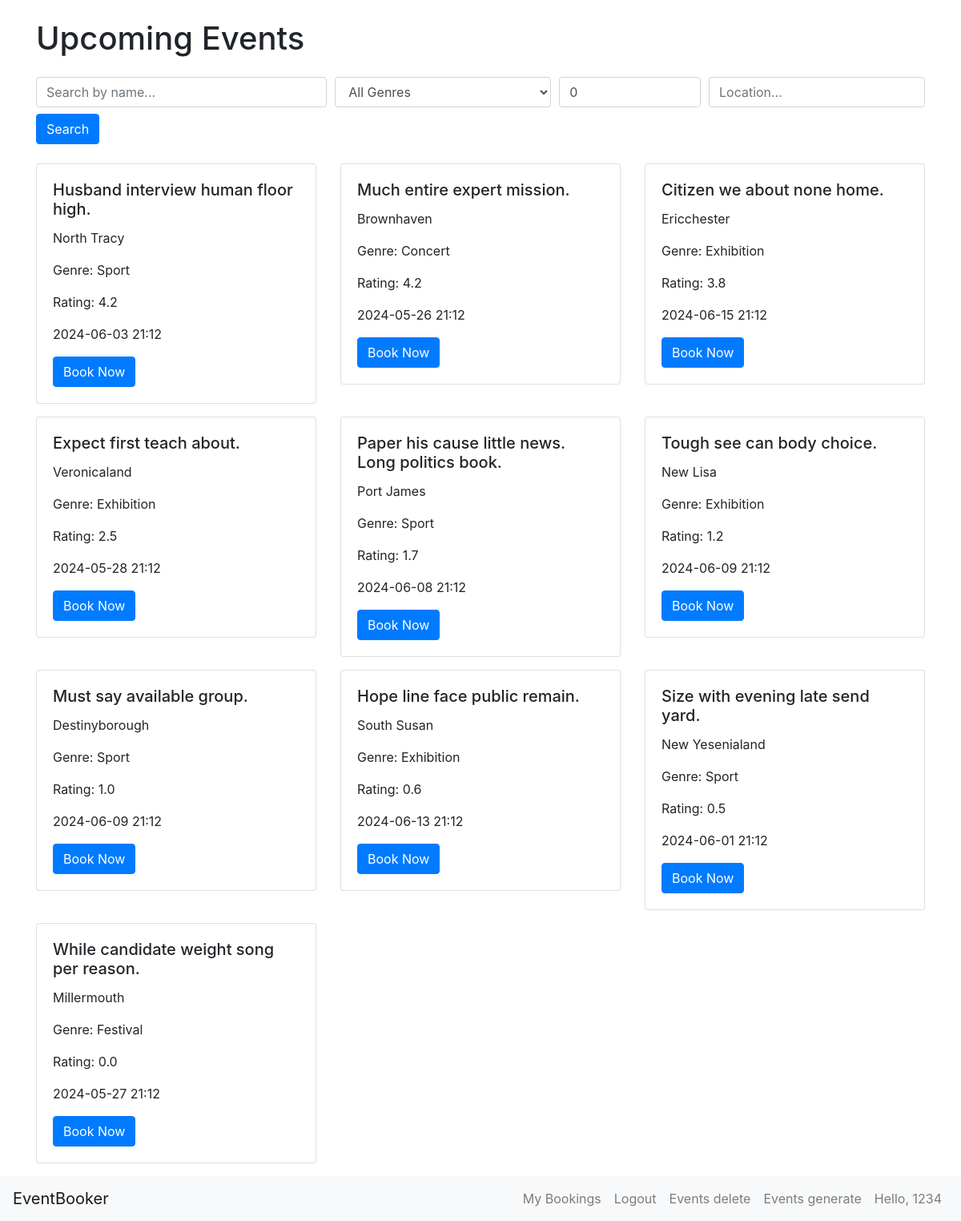
Page /search (signed in) on the earlier database version.
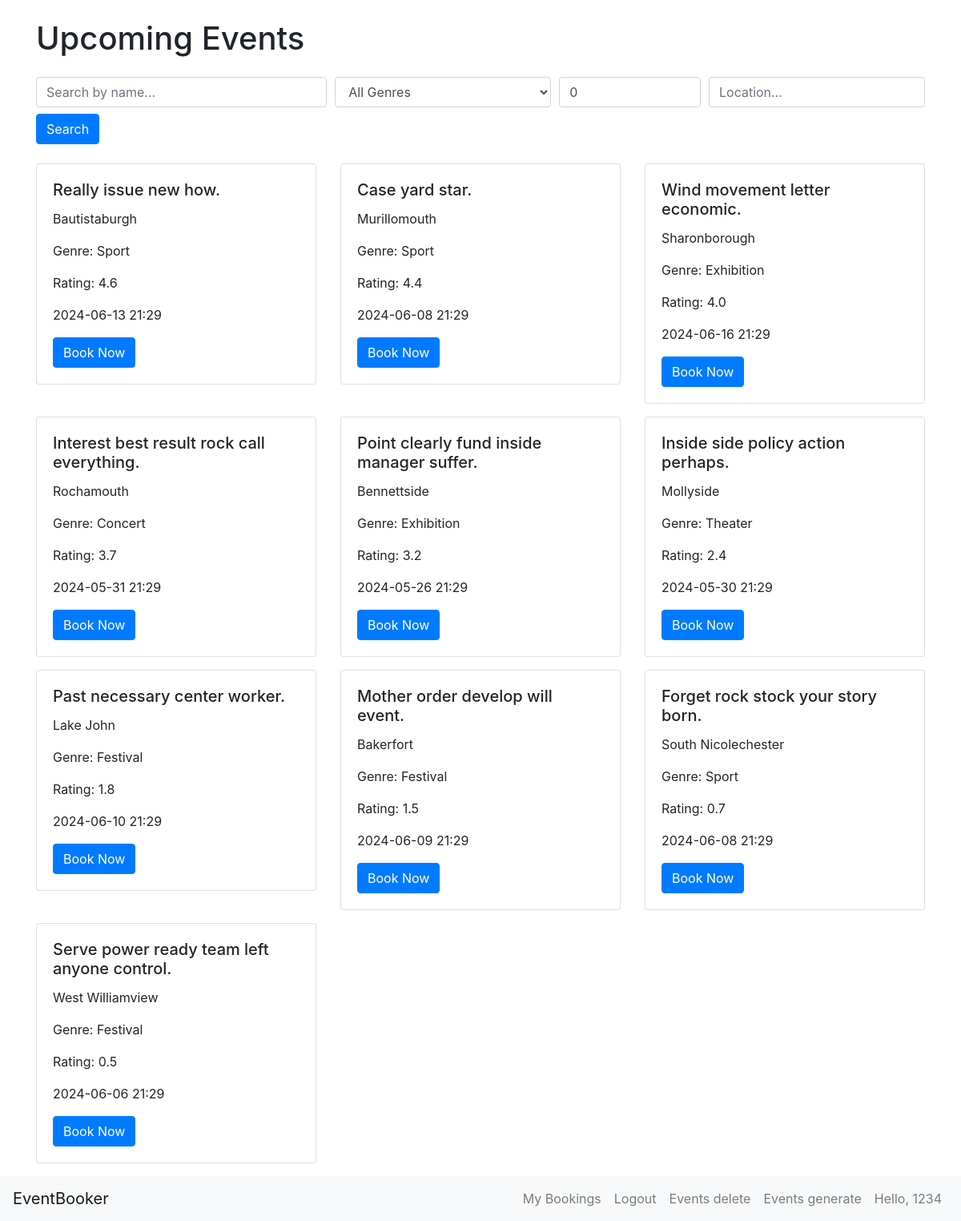
Same page on the later database version.
### app/models.py (models this page shows)
class Event(db.Model):
    id = db.Column(db.Integer, primary_key=True)
    name = db.Column(db.String(100), nullable=False)
    location = db.Column(db.String(100), nullable=False)
    date = db.Column(db.DateTime, nullable=False)
    genre = db.Column(db.String(50))
    rating = db.Column(db.Float, default=0.0)
    bookings = db.relationship('Booking', backref='event', lazy=True, cascade='all, delete-orphan')

### app/routes.py (the view)
@app.route('/search')
def search() -> str:
    query = request.args.get('query', '')
    genre = request.args.get('genre', '')
    min_rating = request.args.get('min_rating', 0, type=float)
    location = request.args.get('location', '')
    events = Event.query
    if query:
        events = events.filter(Event.name.ilike(f'%{query}%'))
    if genre:
        events = events.filter_by(genre=genre)
    if min_rating:
        events = events.filter(Event.rating >= min_rating)
    if location:
        events = events.filter(Event.location.ilike(f'%{location}%'))
    events = events.order_by(Event.rating.desc()).all()
    return render_template('home.html',
                              events=events,
                              query=query,
                              genre=genre,
                              min_rating=min_rating,
                              location=location)

### app/models.py (called while the page is built)
@login_manager.user_loader
def load_user(user_id):
    return User.query.get(int(user_id))

### app/templates/home.html (shortened to what this page needs)
{% extends 'base.html' %}
{% block content %}
<div class="container mt-4">
    <h1 class="mb-4">Upcoming Events</h1>
        <form method="GET" action="{{ url_for('search') }}" class="mb-4">
            <div class="form-row">
                <div class="col-md-4">
                    <input type="text" class="form-control" name="query" placeholder="Search by name..." value="{{ query }}">
                </div>
                <div class="col-md-3">
                    <select class="form-control" name="genre">
                        <option value="">All Genres</option>
                    </select>
                </div>
                <div class="col-md-2">
                    <input type="number" class="form-control" name="min_rating" min="0" max="5" step="0.1" placeholder="Min. Rating" value="{{ min_rating }}">
                </div>
                <div class="col-md-3">
                    <input type="text" class="form-control" name="location" placeholder="Location..." value="{{ location }}">
                </div>
            </div>
            <button type="submit" class="btn btn-primary mt-2">Search</button>
        </form>
    <div class="row">
        {% for event in events %}
        <div class="col-md-4 mb-3">
            <div class="card">
                <div class="card-body">
                    <h5 class="card-title">{{ event.name }}</h5>
                    <p class="card-text">{{ event.location }}</p>
                    <p class="card-text">Genre: {{ event.genre }}</p>
                    <p class="card-text">Rating: {{ event.rating }}</p>
                    <p class="card-text">{{ event.date.strftime('%Y-%m-%d %H:%M') }}</p>
                    {% if current_user.is_authenticated %}
                        {% set booking = current_user.bookings|selectattr('event_id', '==', event.id)|first %}
                        {% if booking %}
                            {% if not booking.is_paid %}
                                <a href="{{ url_for('payment', booking_id=booking.id) }}" class="btn btn-success">Pay</a>
                            {% endif %}
                        {% else %}
                            <a href="{{ url_for('book', event_id=event.id) }}" class="btn btn-primary">Book Now</a>
                        {% endif %}
                    {% else %}
                        <a href="{{ url_for('login') }}" class="btn btn-primary">Login to Book</a>
                    {% endif %}
                </div>
            </div>
        </div>
        {% endfor %}
    </div>
</div>
{% endblock %}

Differences in the rows shown:
removed Event: name "Husband interview human floor high.", location "North Tracy", genre "Sport", rating "4.2", date "2024-06-03 21:12"
removed Event: name "Much entire expert mission.", location "Brownhaven", genre "Concert", rating "4.2", date "2024-05-26 21:12"
removed Event: name "Expect first teach about.", location "Veronicaland", genre "Exhibition", rating "2.5", date "2024-05-28 21:12"
removed Event: name "Paper his cause little news. Long politics book.", location "Port James", genre "Sport", rating "1.7", date "2024-06-08 21:12"
removed Event: name "Tough see can body choice.", location "New Lisa", genre "Exhibition", rating "1.2", date "2024-06-09 21:12"
removed Event: name "Must say available group.", location "Destinyborough", genre "Sport", rating "1.0", date "2024-06-09 21:12"
removed Event: name "Size with evening late send yard.", location "New Yesenialand", genre "Sport", rating "0.5", date "2024-06-01 21:12"
added Event: name "Really issue new how.", location "Bautistaburgh", genre "Sport", rating "4.6", date "2024-06-13 21:29"
added Event: name "Case yard star.", location "Murillomouth", genre "Sport", rating "4.4", date "2024-06-08 21:29"
changed Event: name "Hope line face public remain." → "Wind movement letter economic."; location "South Susan" → "Sharonborough"; rating "0.6" → "4.0"; date "2024-06-13 21:12" → "2024-06-16 21:29"
changed Event: name "While candidate weight song per reason." → "Interest best result rock call everything."; location "Millermouth" → "Rochamouth"; genre "Festival" → "Concert"; rating "0.0" → "3.7"; date "2024-05-27 21:12" → "2024-05-31 21:29"
added Event: name "Point clearly fund inside manager suffer.", location "Bennettside", genre "Exhibition", rating "3.2", date "2024-05-26 21:29"
added Event: name "Inside side policy action perhaps.", location "Mollyside", genre "Theater", rating "2.4", date "2024-05-30 21:29"
added Event: name "Past necessary center worker.", location "Lake John", genre "Festival", rating "1.8", date "2024-06-10 21:29"
added Event: name "Mother order develop will event.", location "Bakerfort", genre "Festival", rating "1.5", date "2024-06-09 21:29"
changed Event: name "Citizen we about none home." → "Forget rock stock your story born."; location "Ericchester" → "South Nicolechester"; genre "Exhibition" → "Sport"; rating "3.8" → "0.7"; date "2024-06-15 21:12" → "2024-06-08 21:29"; moves down the list
added Event: name "Serve power ready team left anyone control.", location "West Williamview", genre "Festival", rating "0.5", date "2024-06-06 21:29"
